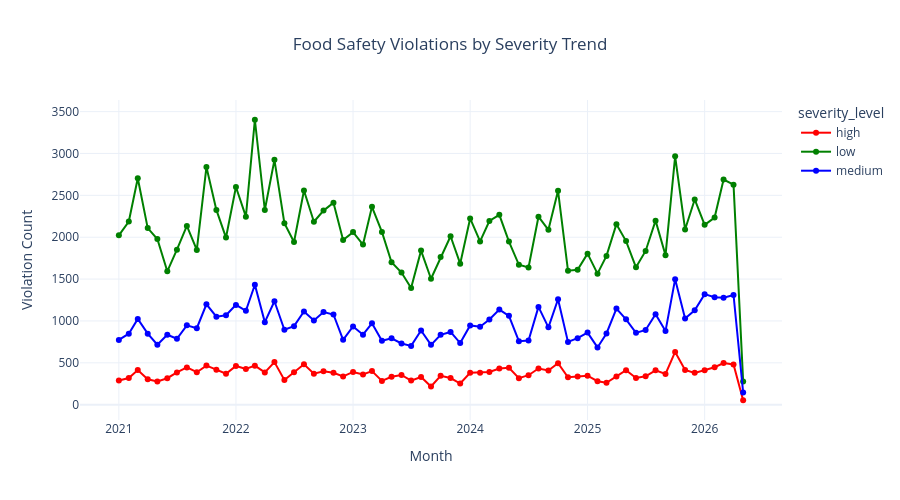

Write notebook code for a chart like this one.
### Code cell
df_trend_severity = violation_trend_by_month_and_severity()
chart_violation_trend_by_severity(df_trend_severity)

### Figure 1 — Plotly figure (JSON) as saved in the notebook; plotly's stock layout.template omitted (floating-point values rounded to 4 significant figures)
{"data": [{"hovertemplate": "severity_level=high<br>month=%{x}<br>violation_count=%{y}<extra></extra>", "legendgroup": "high", "line": {"color": "red", "dash": "solid"}, "marker": {"symbol": "circle"}, "mode": "lines+markers", "name": "high", "orientation": "v", "showlegend": true, "type": "scatter", "x": ["2021-01", "2021-02", "2021-03", "2021-04", "2021-05", "2021-06", "2021-07", "2021-08", "2021-09", "2021-10", "2021-11", "2021-12", "2022-01", "2022-02", "2022-03", "2022-04", "2022-05", "2022-06", "2022-07", "2022-08", "2022-09", "2022-10", "2022-11", "2022-12", "2023-01", "2023-02", "2023-03", "2023-04", "2023-05", "2023-06", "2023-07", "2023-08", "2023-09", "2023-10", "2023-11", "2023-12", "2024-01", "2024-02", "2024-03", "2024-04", "2024-05", "2024-06", "2024-07", "2024-08", "2024-09", "2024-10", "2024-11", "2024-12", "2025-01", "2025-02", "2025-03", "2025-04", "2025-05", "2025-06", "2025-07", "2025-08", "2025-09", "2025-10", "2025-11", "2025-12", "2026-01", "2026-02", "2026-03", "2026-04", "2026-05"], "xaxis": "x", "y": [290, 318, 414, 304, 277, 316, 385, 445, 388, 467, 418, 369, 463, 427, 466, 385, 509, 294, 388, 483, 370, 399, 381, 337, 391, 361, 401, 284, 334, 355, 288, 331, 217, 345, 318, 253, 381, 382, 390, 431, 441, 316, 352, 432, 408, 496, 328, 337, 346, 280, 262, 338, 412, 319, 339, 411, 367, 630, 414, 380, 410, 447, 498, 481, 53], "yaxis": "y"}, {"hovertemplate": "severity_level=low<br>month=%{x}<br>violation_count=%{y}<extra></extra>", "legendgroup": "low", "line": {"color": "green", "dash": "solid"}, "marker": {"symbol": "circle"}, "mode": "lines+markers", "name": "low", "orientation": "v", "showlegend": true, "type": "scatter", "x": ["2021-01", "2021-02", "2021-03", "2021-04", "2021-05", "2021-06", "2021-07", "2021-08", "2021-09", "2021-10", "2021-11", "2021-12", "2022-01", "2022-02", "2022-03", "2022-04", "2022-05", "2022-06", "2022-07", "2022-08", "2022-09", "2022-10", "2022-11", "2022-12", "2023-01", "2023-02", "2023-03", "2023-04", "2023-05", "2023-06", "2023-07", "2023-08", "2023-09", "2023-10", "2023-11", "2023-12", "2024-01", "2024-02", "2024-03", "2024-04", "2024-05", "2024-06", "2024-07", "2024-08", "2024-09", "2024-10", "2024-11", "2024-12", "2025-01", "2025-02", "2025-03", "2025-04", "2025-05", "2025-06", "2025-07", "2025-08", "2025-09", "2025-10", "2025-11", "2025-12", "2026-01", "2026-02", "2026-03", "2026-04", "2026-05"], "xaxis": "x", "y": [2023, 2187, 2704, 2109, 1978, 1593, 1851, 2135, 1848, 2838, 2326, 1996, 2600, 2246, 3403, 2325, 2924, 2168, 1943, 2558, 2185, 2318, 2411, 1967, 2061, 1913, 2363, 2063, 1702, 1578, 1394, 1840, 1504, 1764, 2012, 1684, 2224, 1950, 2194, 2267, 1948, 1671, 1639, 2245, 2089, 2554, 1601, 1611, 1804, 1565, 1777, 2156, 1954, 1641, 1836, 2198, 1784, 2966, 2093, 2451, 2148, 2235, 2689, 2627, 278], "yaxis": "y"}, {"hovertemplate": "severity_level=medium<br>month=%{x}<br>violation_count=%{y}<extra></extra>", "legendgroup": "medium", "line": {"color": "blue", "dash": "solid"}, "marker": {"symbol": "circle"}, "mode": "lines+markers", "name": "medium", "orientation": "v", "showlegend": true, "type": "scatter", "x": ["2021-01", "2021-02", "2021-03", "2021-04", "2021-05", "2021-06", "2021-07", "2021-08", "2021-09", "2021-10", "2021-11", "2021-12", "2022-01", "2022-02", "2022-03", "2022-04", "2022-05", "2022-06", "2022-07", "2022-08", "2022-09", "2022-10", "2022-11", "2022-12", "2023-01", "2023-02", "2023-03", "2023-04", "2023-05", "2023-06", "2023-07", "2023-08", "2023-09", "2023-10", "2023-11", "2023-12", "2024-01", "2024-02", "2024-03", "2024-04", "2024-05", "2024-06", "2024-07", "2024-08", "2024-09", "2024-10", "2024-11", "2024-12", "2025-01", "2025-02", "2025-03", "2025-04", "2025-05", "2025-06", "2025-07", "2025-08", "2025-09", "2025-10", "2025-11", "2025-12", "2026-01", "2026-02", "2026-03", "2026-04", "2026-05"], "xaxis": "x", "y": [774, 848, 1024, 848, 716, 835, 787, 948, 913, 1199, 1051, 1068, 1192, 1122, 1432, 986, 1235, 895, 938, 1113, 1006, 1107, 1077, 775, 935, 836, 972, 763, 792, 731, 702, 886, 715, 835, 869, 736, 947, 930, 1018, 1136, 1061, 759, 767, 1168, 924, 1259, 749, 794, 861, 684, 851, 1148, 1019, 858, 892, 1080, 879, 1499, 1030, 1128, 1320, 1283, 1278, 1310, 146], "yaxis": "y"}], "layout": {"height": 500, "legend": {"title": {"text": "severity_level"}, "tracegroupgap": 0}, "title": {"text": "Food Safety Violations by Severity Trend", "x": 0.5}, "xaxis": {"anchor": "y", "domain": [0, 1], "title": {"text": "Month"}}, "yaxis": {"anchor": "x", "domain": [0, 1], "title": {"text": "Violation Count"}}}}
